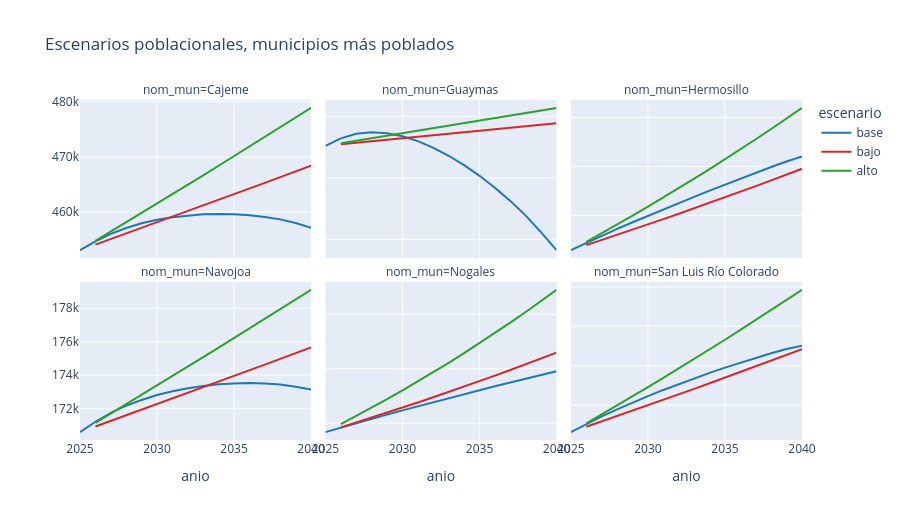

Notebook cell for this chart:
### Markdown cell above
Detalle municipal: los **6 municipios más poblados**
(Hermosillo, Cajeme, Nogales… concentran la mayor parte de la dinámica).
Cambia `TOP_N` o filtra por `mpiocve` para explorar otros.

### Code cell
TOP_N = 6
top_mpios = (conapo_tot[conapo_tot.anio == anio_ref]
             .nlargest(TOP_N, "pob_total")[["mpiocve", "nom_mun"]])
sel = esc_pob.merge(top_mpios, on=["mpiocve", "nom_mun"])

fig = px.line(sel, x="anio", y="pob", color="escenario",
              facet_col="nom_mun", facet_col_wrap=3,
              color_discrete_map={"base": "#1f77b4", "bajo": "#d62728",
                                  "alto": "#2ca02c"},
              title="Escenarios poblacionales, municipios más poblados")
fig.update_yaxes(matches=None, title="")
fig.update_layout(height=520)
fig.show()

### Figure 1 — Plotly figure (JSON) as saved in the notebook; plotly's stock layout.template omitted (floating-point values rounded to 4 significant figures)
{"data": [{"hovertemplate": "escenario=base<br>nom_mun=Cajeme<br>anio=%{x}<br>pob=%{y}<extra></extra>", "legendgroup": "base", "line": {"color": "#1f77b4", "dash": "solid"}, "marker": {"symbol": "circle"}, "mode": "lines", "name": "base", "orientation": "v", "showlegend": true, "type": "scatter", "x": [2025, 2026, 2027, 2028, 2029, 2030, 2031, 2032, 2033, 2034, 2035, 2036, 2037, 2038, 2039, 2040], "xaxis": "x4", "y": [453100.0, 454700.0, 456000.0, 457100.0, 457900.0, 458600.0, 459100.0, 459400.0, 459600.0, 459600.0, 459600.0, 459400.0, 459100.0, 458700.0, 458000.0, 457100.0], "yaxis": "y4"}, {"hovertemplate": "escenario=base<br>nom_mun=Guaymas<br>anio=%{x}<br>pob=%{y}<extra></extra>", "legendgroup": "base", "line": {"color": "#1f77b4", "dash": "solid"}, "marker": {"symbol": "circle"}, "mode": "lines", "name": "base", "orientation": "v", "showlegend": false, "type": "scatter", "x": [2025, 2026, 2027, 2028, 2029, 2030, 2031, 2032, 2033, 2034, 2035, 2036, 2037, 2038, 2039, 2040], "xaxis": "x5", "y": [161000.0, 161300.0, 161400.0, 161500.0, 161500.0, 161400.0, 161200.0, 161000.0, 160700.0, 160400.0, 160100.0, 159700.0, 159300.0, 158800.0, 158200.0, 157700.0], "yaxis": "y5"}, {"hovertemplate": "escenario=base<br>nom_mun=Hermosillo<br>anio=%{x}<br>pob=%{y}<extra></extra>", "legendgroup": "base", "line": {"color": "#1f77b4", "dash": "solid"}, "marker": {"symbol": "circle"}, "mode": "lines", "name": "base", "orientation": "v", "showlegend": false, "type": "scatter", "x": [2025, 2026, 2027, 2028, 2029, 2030, 2031, 2032, 2033, 2034, 2035, 2036, 2037, 2038, 2039, 2040], "xaxis": "x6", "y": [1029000.0, 1044000.0, 1058000.0, 1072000.0, 1086000.0, 1099000.0, 1112000.0, 1125000.0, 1138000.0, 1151000.0, 1163000.0, 1175000.0, 1187000.0, 1199000.0, 1210000.0, 1220000.0], "yaxis": "y6"}, {"hovertemplate": "escenario=base<br>nom_mun=Navojoa<br>anio=%{x}<br>pob=%{y}<extra></extra>", "legendgroup": "base", "line": {"color": "#1f77b4", "dash": "solid"}, "marker": {"symbol": "circle"}, "mode": "lines", "name": "base", "orientation": "v", "showlegend": false, "type": "scatter", "x": [2025, 2026, 2027, 2028, 2029, 2030, 2031, 2032, 2033, 2034, 2035, 2036, 2037, 2038, 2039, 2040], "xaxis": "x", "y": [170600.0, 171200.0, 171700.0, 172200.0, 172500.0, 172800.0, 173000.0, 173200.0, 173300.0, 173400.0, 173500.0, 173500.0, 173500.0, 173400.0, 173300.0, 173100.0], "yaxis": "y"}, {"hovertemplate": "escenario=base<br>nom_mun=Nogales<br>anio=%{x}<br>pob=%{y}<extra></extra>", "legendgroup": "base", "line": {"color": "#1f77b4", "dash": "solid"}, "marker": {"symbol": "circle"}, "mode": "lines", "name": "base", "orientation": "v", "showlegend": false, "type": "scatter", "x": [2025, 2026, 2027, 2028, 2029, 2030, 2031, 2032, 2033, 2034, 2035, 2036, 2037, 2038, 2039, 2040], "xaxis": "x2", "y": [291700.0, 295900.0, 300000.0, 303900.0, 307800.0, 311700.0, 315400.0, 319100.0, 322800.0, 326500.0, 330200.0, 333800.0, 337400.0, 340900.0, 344300.0, 347700.0], "yaxis": "y2"}, {"hovertemplate": "escenario=base<br>nom_mun=San Luis Río Colorado<br>anio=%{x}<br>pob=%{y}<extra></extra>", "legendgroup": "base", "line": {"color": "#1f77b4", "dash": "solid"}, "marker": {"symbol": "circle"}, "mode": "lines", "name": "base", "orientation": "v", "showlegend": false, "type": "scatter", "x": [2025, 2026, 2027, 2028, 2029, 2030, 2031, 2032, 2033, 2034, 2035, 2036, 2037, 2038, 2039, 2040], "xaxis": "x3", "y": [213100.0, 215200.0, 217100.0, 218900.0, 220600.0, 222300.0, 223800.0, 225300.0, 226800.0, 228200.0, 229500.0, 230800.0, 232000.0, 233200.0, 234200.0, 235100.0], "yaxis": "y3"}, {"hovertemplate": "escenario=bajo<br>nom_mun=Cajeme<br>anio=%{x}<br>pob=%{y}<extra></extra>", "legendgroup": "bajo", "line": {"color": "#d62728", "dash": "solid"}, "marker": {"symbol": "circle"}, "mode": "lines", "name": "bajo", "orientation": "v", "showlegend": true, "type": "scatter", "x": [2026, 2027, 2028, 2029, 2030, 2031, 2032, 2033, 2034, 2035, 2036, 2037, 2038, 2039, 2040], "xaxis": "x4", "y": [454100.0, 455100.0, 456100.0, 457100.0, 458100.0, 459100.0, 460200.0, 461200.0, 462200.0, 463200.0, 464300.0, 465300.0, 466300.0, 467400.0, 468400.0], "yaxis": "y4"}, {"hovertemplate": "escenario=bajo<br>nom_mun=Guaymas<br>anio=%{x}<br>pob=%{y}<extra></extra>", "legendgroup": "bajo", "line": {"color": "#d62728", "dash": "solid"}, "marker": {"symbol": "circle"}, "mode": "lines", "name": "bajo", "orientation": "v", "showlegend": false, "type": "scatter", "x": [2026, 2027, 2028, 2029, 2030, 2031, 2032, 2033, 2034, 2035, 2036, 2037, 2038, 2039, 2040], "xaxis": "x5", "y": [161100.0, 161100.0, 161200.0, 161200.0, 161300.0, 161300.0, 161400.0, 161400.0, 161500.0, 161500.0, 161600.0, 161600.0, 161700.0, 161700.0, 161800.0], "yaxis": "y5"}, {"hovertemplate": "escenario=bajo<br>nom_mun=Hermosillo<br>anio=%{x}<br>pob=%{y}<extra></extra>", "legendgroup": "bajo", "line": {"color": "#d62728", "dash": "solid"}, "marker": {"symbol": "circle"}, "mode": "lines", "name": "bajo", "orientation": "v", "showlegend": false, "type": "scatter", "x": [2026, 2027, 2028, 2029, 2030, 2031, 2032, 2033, 2034, 2035, 2036, 2037, 2038, 2039, 2040], "xaxis": "x6", "y": [1039000.0, 1050000.0, 1060000.0, 1071000.0, 1082000.0, 1092000.0, 1103000.0, 1114000.0, 1126000.0, 1137000.0, 1148000.0, 1160000.0, 1172000.0, 1183000.0, 1195000.0], "yaxis": "y6"}, {"hovertemplate": "escenario=bajo<br>nom_mun=Navojoa<br>anio=%{x}<br>pob=%{y}<extra></extra>", "legendgroup": "bajo", "line": {"color": "#d62728", "dash": "solid"}, "marker": {"symbol": "circle"}, "mode": "lines", "name": "bajo", "orientation": "v", "showlegend": false, "type": "scatter", "x": [2026, 2027, 2028, 2029, 2030, 2031, 2032, 2033, 2034, 2035, 2036, 2037, 2038, 2039, 2040], "xaxis": "x", "y": [170900.0, 171200.0, 171600.0, 171900.0, 172300.0, 172600.0, 172900.0, 173300.0, 173600.0, 173900.0, 174300.0, 174600.0, 175000.0, 175300.0, 175600.0], "yaxis": "y"}, {"hovertemplate": "escenario=bajo<br>nom_mun=Nogales<br>anio=%{x}<br>pob=%{y}<extra></extra>", "legendgroup": "bajo", "line": {"color": "#d62728", "dash": "solid"}, "marker": {"symbol": "circle"}, "mode": "lines", "name": "bajo", "orientation": "v", "showlegend": false, "type": "scatter", "x": [2026, 2027, 2028, 2029, 2030, 2031, 2032, 2033, 2034, 2035, 2036, 2037, 2038, 2039, 2040], "xaxis": "x2", "y": [296100.0, 300500.0, 305000.0, 309600.0, 314300.0, 319000.0, 323800.0, 328600.0, 333500.0, 338500.0, 343600.0, 348800.0, 354000.0, 359300.0, 364700.0], "yaxis": "y2"}, {"hovertemplate": "escenario=bajo<br>nom_mun=San Luis Río Colorado<br>anio=%{x}<br>pob=%{y}<extra></extra>", "legendgroup": "bajo", "line": {"color": "#d62728", "dash": "solid"}, "marker": {"symbol": "circle"}, "mode": "lines", "name": "bajo", "orientation": "v", "showlegend": false, "type": "scatter", "x": [2026, 2027, 2028, 2029, 2030, 2031, 2032, 2033, 2034, 2035, 2036, 2037, 2038, 2039, 2040], "xaxis": "x3", "y": [214500.0, 215800.0, 217200.0, 218600.0, 219900.0, 221300.0, 222700.0, 224100.0, 225500.0, 227000.0, 228400.0, 229800.0, 231300.0, 232700.0, 234200.0], "yaxis": "y3"}, {"hovertemplate": "escenario=alto<br>nom_mun=Cajeme<br>anio=%{x}<br>pob=%{y}<extra></extra>", "legendgroup": "alto", "line": {"color": "#2ca02c", "dash": "solid"}, "marker": {"symbol": "circle"}, "mode": "lines", "name": "alto", "orientation": "v", "showlegend": true, "type": "scatter", "x": [2026, 2027, 2028, 2029, 2030, 2031, 2032, 2033, 2034, 2035, 2036, 2037, 2038, 2039, 2040], "xaxis": "x4", "y": [454700.0, 456400.0, 458100.0, 459800.0, 461500.0, 463200.0, 464900.0, 466700.0, 468400.0, 470100.0, 471900.0, 473600.0, 475400.0, 477100.0, 478900.0], "yaxis": "y4"}, {"hovertemplate": "escenario=alto<br>nom_mun=Guaymas<br>anio=%{x}<br>pob=%{y}<extra></extra>", "legendgroup": "alto", "line": {"color": "#2ca02c", "dash": "solid"}, "marker": {"symbol": "circle"}, "mode": "lines", "name": "alto", "orientation": "v", "showlegend": false, "type": "scatter", "x": [2026, 2027, 2028, 2029, 2030, 2031, 2032, 2033, 2034, 2035, 2036, 2037, 2038, 2039, 2040], "xaxis": "x5", "y": [161100.0, 161200.0, 161300.0, 161400.0, 161400.0, 161500.0, 161600.0, 161700.0, 161800.0, 161900.0, 161900.0, 162000.0, 162100.0, 162200.0, 162300.0], "yaxis": "y5"}, {"hovertemplate": "escenario=alto<br>nom_mun=Hermosillo<br>anio=%{x}<br>pob=%{y}<extra></extra>", "legendgroup": "alto", "line": {"color": "#2ca02c", "dash": "solid"}, "marker": {"symbol": "circle"}, "mode": "lines", "name": "alto", "orientation": "v", "showlegend": false, "type": "scatter", "x": [2026, 2027, 2028, 2029, 2030, 2031, 2032, 2033, 2034, 2035, 2036, 2037, 2038, 2039, 2040], "xaxis": "x6", "y": [1046000.0, 1064000.0, 1081000.0, 1099000.0, 1118000.0, 1137000.0, 1156000.0, 1175000.0, 1195000.0, 1215000.0, 1235000.0, 1256000.0, 1277000.0, 1298000.0, 1320000.0], "yaxis": "y6"}, {"hovertemplate": "escenario=alto<br>nom_mun=Navojoa<br>anio=%{x}<br>pob=%{y}<extra></extra>", "legendgroup": "alto", "line": {"color": "#2ca02c", "dash": "solid"}, "marker": {"symbol": "circle"}, "mode": "lines", "name": "alto", "orientation": "v", "showlegend": false, "type": "scatter", "x": [2026, 2027, 2028, 2029, 2030, 2031, 2032, 2033, 2034, 2035, 2036, 2037, 2038, 2039, 2040], "xaxis": "x", "y": [171100.0, 171700.0, 172200.0, 172800.0, 173400.0, 173900.0, 174500.0, 175100.0, 175600.0, 176200.0, 176800.0, 177400.0, 177900.0, 178500.0, 179100.0], "yaxis": "y"}, {"hovertemplate": "escenario=alto<br>nom_mun=Nogales<br>anio=%{x}<br>pob=%{y}<extra></extra>", "legendgroup": "alto", "line": {"color": "#2ca02c", "dash": "solid"}, "marker": {"symbol": "circle"}, "mode": "lines", "name": "alto", "orientation": "v", "showlegend": false, "type": "scatter", "x": [2026, 2027, 2028, 2029, 2030, 2031, 2032, 2033, 2034, 2035, 2036, 2037, 2038, 2039, 2040], "xaxis": "x2", "y": [299000.0, 306500.0, 314100.0, 322000.0, 330000.0, 338300.0, 346800.0, 355400.0, 364300.0, 373400.0, 382800.0, 392300.0, 402200.0, 412200.0, 422500.0], "yaxis": "y2"}, {"hovertemplate": "escenario=alto<br>nom_mun=San Luis Río Colorado<br>anio=%{x}<br>pob=%{y}<extra></extra>", "legendgroup": "alto", "line": {"color": "#2ca02c", "dash": "solid"}, "marker": {"symbol": "circle"}, "mode": "lines", "name": "alto", "orientation": "v", "showlegend": false, "type": "scatter", "x": [2026, 2027, 2028, 2029, 2030, 2031, 2032, 2033, 2034, 2035, 2036, 2037, 2038, 2039, 2040], "xaxis": "x3", "y": [215400.0, 217600.0, 219900.0, 222200.0, 224600.0, 226900.0, 229300.0, 231700.0, 234100.0, 236600.0, 239100.0, 241600.0, 244100.0, 246700.0, 249300.0], "yaxis": "y3"}], "layout": {"annotations": [{"font": {}, "showarrow": false, "text": "nom_mun=Navojoa", "x": 0.16, "xanchor": "center", "xref": "paper", "y": 0.465, "yanchor": "bottom", "yref": "paper"}, {"font": {}, "showarrow": false, "text": "nom_mun=Nogales", "x": 0.5, "xanchor": "center", "xref": "paper", "y": 0.465, "yanchor": "bottom", "yref": "paper"}, {"font": {}, "showarrow": false, "text": "nom_mun=San Luis Río Colorado", "x": 0.84, "xanchor": "center", "xref": "paper", "y": 0.465, "yanchor": "bottom", "yref": "paper"}, {"font": {}, "showarrow": false, "text": "nom_mun=Cajeme", "x": 0.16, "xanchor": "center", "xref": "paper", "y": 1.0, "yanchor": "bottom", "yref": "paper"}, {"font": {}, "showarrow": false, "text": "nom_mun=Guaymas", "x": 0.5, "xanchor": "center", "xref": "paper", "y": 1.0, "yanchor": "bottom", "yref": "paper"}, {"font": {}, "showarrow": false, "text": "nom_mun=Hermosillo", "x": 0.84, "xanchor": "center", "xref": "paper", "y": 1.0, "yanchor": "bottom", "yref": "paper"}], "height": 520, "legend": {"title": {"text": "escenario"}, "tracegroupgap": 0}, "title": {"text": "Escenarios poblacionales, municipios más poblados"}, "xaxis": {"anchor": "y", "domain": [0.0, 0.32], "title": {"text": "anio"}}, "xaxis2": {"anchor": "y2", "domain": [0.34, 0.66], "matches": "x", "title": {"text": "anio"}}, "xaxis3": {"anchor": "y3", "domain": [0.68, 1.0], "matches": "x", "title": {"text": "anio"}}, "xaxis4": {"anchor": "y4", "domain": [0.0, 0.32], "matches": "x", "showticklabels": false}, "xaxis5": {"anchor": "y5", "domain": [0.34, 0.66], "matches": "x", "showticklabels": false}, "xaxis6": {"anchor": "y6", "domain": [0.68, 1.0], "matches": "x", "showticklabels": false}, "yaxis": {"anchor": "x", "domain": [0.0, 0.465], "title": {"text": ""}}, "yaxis2": {"anchor": "x2", "domain": [0.0, 0.465], "showticklabels": false, "title": {"text": ""}}, "yaxis3": {"anchor": "x3", "domain": [0.0, 0.465], "showticklabels": false, "title": {"text": ""}}, "yaxis4": {"anchor": "x4", "domain": [0.535, 1.0], "title": {"text": ""}}, "yaxis5": {"anchor": "x5", "domain": [0.535, 1.0], "showticklabels": false, "title": {"text": ""}}, "yaxis6": {"anchor": "x6", "domain": [0.535, 1.0], "showticklabels": false, "title": {"text": ""}}}}
